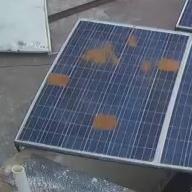
#> input picture Assets/Panel 1.jpg, 192 x 192 px
$ python main.py
#> lines starting #> are read from the running program, lines starting #| are printed output that depends on the picture; after the words box and inside, x2 and y2 are one past the last pixel; in counts of white or black regions, pixels touching at a corner belong together
import cv2
import numpy as np
from numpy import asarray

image = cv2.imread('./Assets/Panel 1.jpg')
#> image is the input picture: shape (192, 192, 3); mean B, G, R 117.5, 103.7, 97.2

image = cv2.resize(image, (500, 500), interpolation = cv2.INTER_AREA)
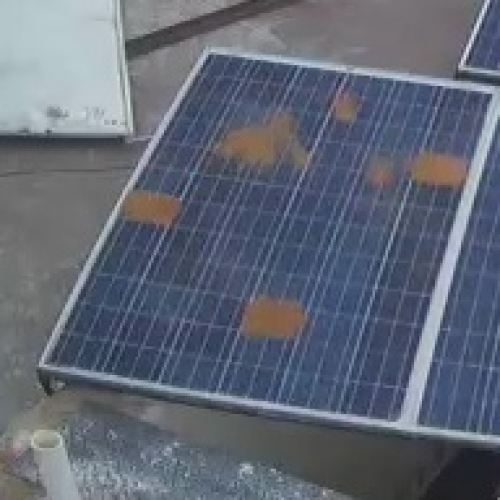
#> image: shape (500, 500, 3); mean B, G, R 117.5, 103.7, 97.2

gray = cv2.cvtColor(image, cv2.COLOR_BGR2GRAY)
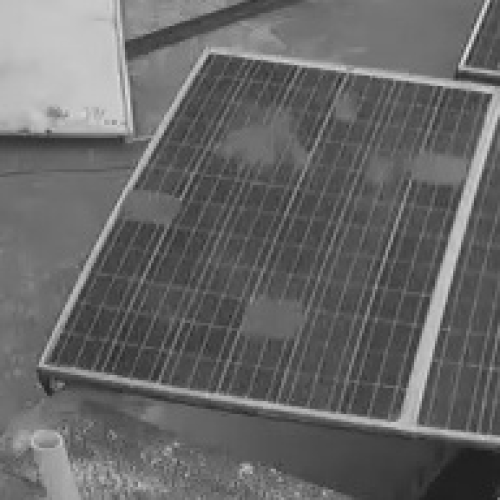
#> gray: shape (500, 500); min 29, max 231, mean 103.3

hsv = cv2.cvtColor(image, cv2.COLOR_BGR2HSV)
#> hsv: shape (500, 500, 3); mean H, S, V 101.1, 52.6, 119

blur = cv2.GaussianBlur(gray, (171,171), cv2.BORDER_DEFAULT)
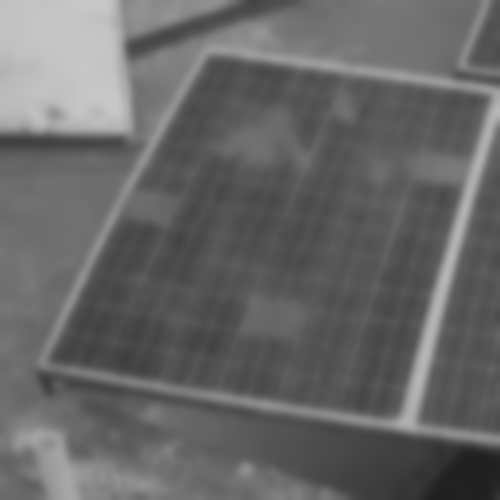
#> blur: shape (500, 500); min 32, max 200, mean 103.3

canny = cv2.Canny(hsv, 450, 450)
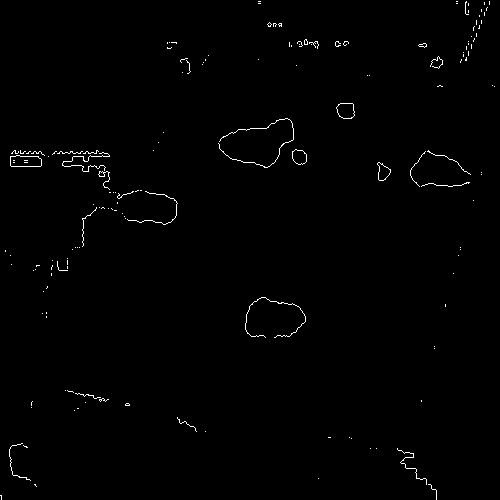
#> canny: shape (500, 500); 0.76% white in thin lines or dots
# canny = cv2.Canny(blur, 200, 200)

percentage = 0

ret, thresh = cv2.threshold(gray, 150, 255, cv2.THRESH_BINARY)
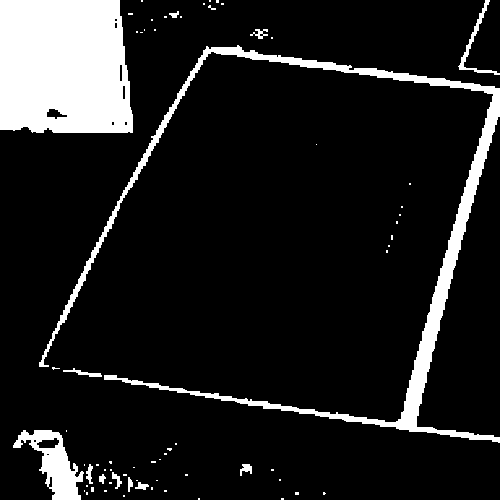
#> thresh: shape (500, 500); 12.2% white; 68 white regions (55 under 20 px), largest, box (x1, y1, x2, y2) and area: (0, 0, 133, 133) 16505, (39, 45, 500, 443) 10466, (13, 430, 84, 500) 2056

cv2.imshow('Binary image', thresh)

lb = np.array([0, 25, 10])
hb = np.array([20, 155, 150])

mask = cv2.inRange(hsv, lb, hb)
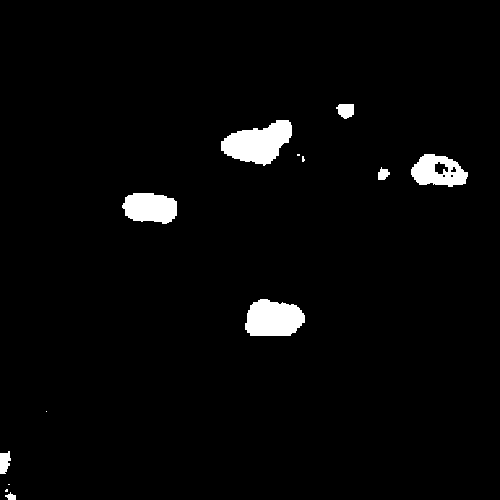
#> mask: shape (500, 500); 2.8% white; 13 white regions (5 under 20 px), largest, box (x1, y1, x2, y2) and area: (221, 120, 292, 166) 2029, (245, 299, 305, 336) 1769, (122, 193, 177, 224) 1352

segmented_img = cv2.bitwise_and(image, image, mask=mask)
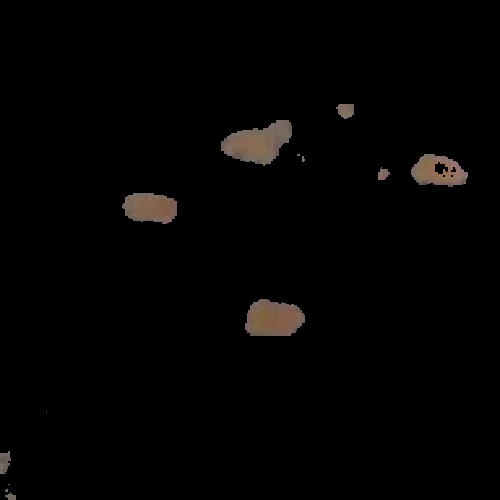
#> segmented_img: shape (500, 500, 3); mean B, G, R 2.5, 2.9, 3.5

numpydata = asarray(mask)

brown = np.count_nonzero(numpydata != 0)
#> brown = 6974

percentage = brown / numpydata.size * 100
#> percentage = 2.79

print(percentage, '%')
#| 2.7896 %

cv2.imshow('Segmented Image', segmented_img)

cv2.imshow('Original Image', image)

# cv2.imshow('Grayscale', gray)

# cv2.imshow('Blur', blur)

# cv2.imshow('Canny edge', canny)

cv2.imshow('Mask', mask)

# cv2.imshow('HSV', hsv)

cv2.waitKey(0)

cv2.destroyAllWindows()
